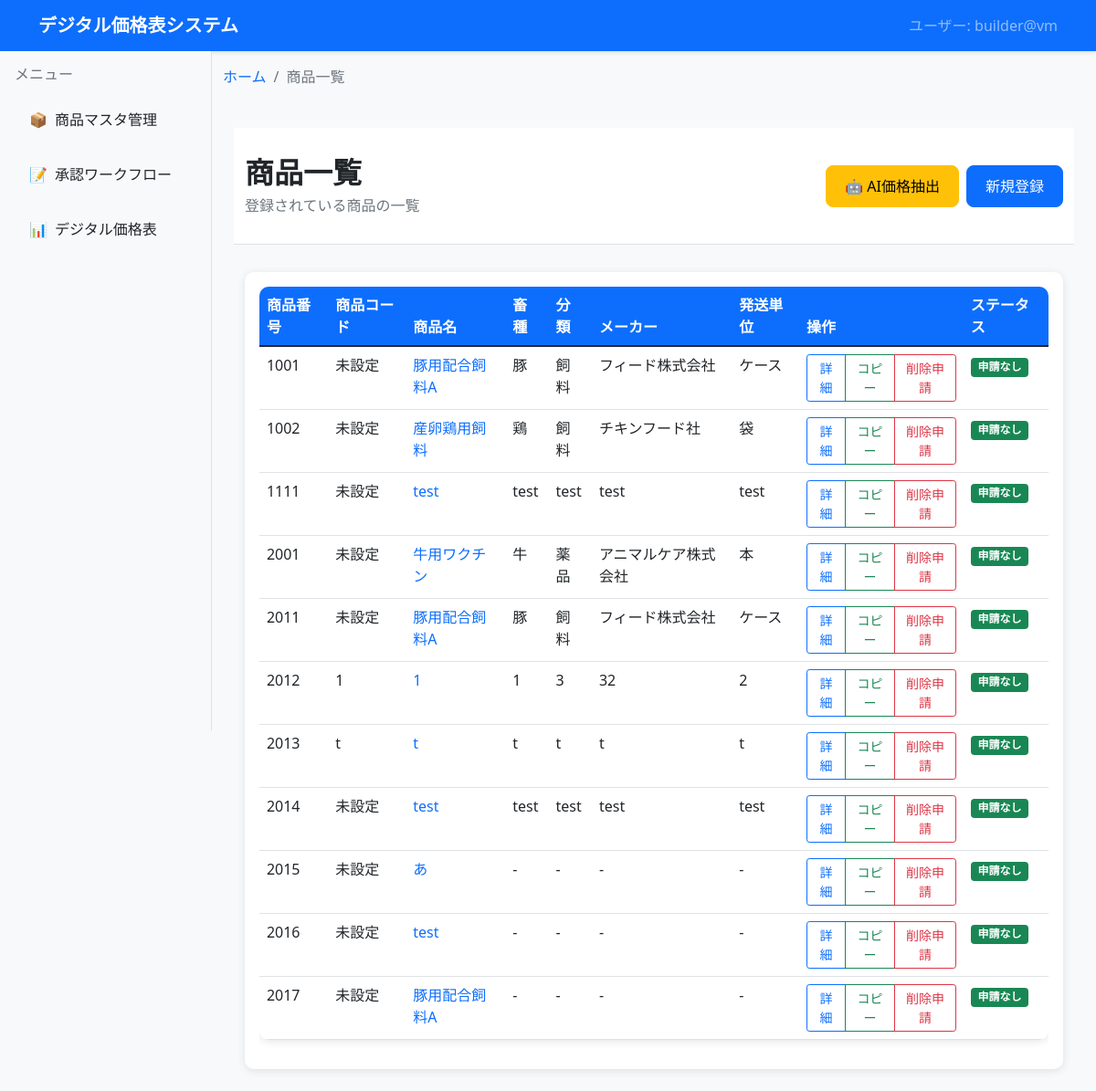
Before: /products/ with the older database file.
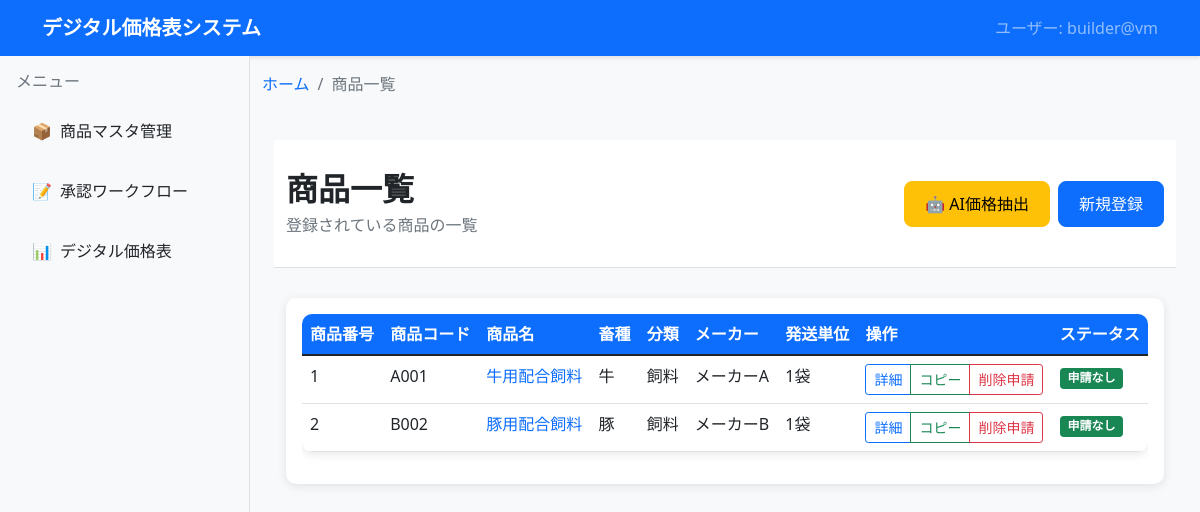
After: the same page with the newer database file.
### dashboard/products_master/models.py (models this page shows, shortened)
class Product(models.Model):
    product_number = models.IntegerField('商品番号', unique=True, null=True, blank=True, help_text='システム自動採番の商品番号')
    product_code = models.CharField('商品コード', max_length=50, blank=True, null=True, help_text='ユーザー管理用の商品コード')
    livestock_type = models.CharField('畜種', max_length=50, blank=True, null=True)
    category = models.CharField('分類', max_length=100, blank=True, null=True)
    manufacturer = models.CharField('メーカー', max_length=100, blank=True, null=True)
    product_name = models.CharField('商品名', max_length=200)
    model_number = models.CharField('型式', max_length=100, blank=True, null=True)
    specification = models.CharField('規格', max_length=100, blank=True, null=True)
    shipping_unit = models.CharField('発送単位', max_length=50, blank=True, null=True)
    shipping_fee = models.CharField('送料', max_length=100, blank=True, null=True)
    remarks = models.TextField('備考', blank=True, null=True)
    applicant = models.CharField('申請者', max_length=100, blank=True, null=True)
    status = models.CharField('ステータス', max_length=20, default='', choices=[('', '申請なし'), ('申請中', '申請中')])
    approver = models.CharField('承認者', max_length=100, blank=True, null=True)
    is_active = models.BooleanField('有効', default=True, help_text='無効にすると論理削除されます')
    deleted_at = models.DateTimeField('削除日時', null=True, blank=True)
    created_at = models.DateTimeField('作成日時', auto_now_add=True)
    updated_at = models.DateTimeField('更新日時', auto_now=True)
    objects = models.Manager()  # デフォルトマネージャー（全て）
    active_objects = ActiveProductManager()  # 有効な商品のみ
    class Meta:
        verbose_name = '商品マスタ'
        verbose_name_plural = '商品マスタ'
        ordering = ['product_number']

### dashboard/products_master/product_list/views.py (the view)
# urls.py: path('', list_views.product_list, name='product_list'),
def product_list(request):
    products = Product.active_objects.all().order_by('product_number')
    paginator = Paginator(products, 20)  # 20件ずつ表示
    page_number = request.GET.get('page')
    page_obj = paginator.get_page(page_number)
    context = {
        'current_user': get_current_user(),
        'page_obj': page_obj,
        'breadcrumbs': get_breadcrumbs('product_list')
    }
    return render(request, 'products_master/product_list.html', context)

### dashboard/products_master/models.py (called while the page is built)
    def get_queryset(self):
        return super().get_queryset().filter(is_active=True)

### digital_pricelist_system/utils.py (called while the page is built)
def get_current_user():
    try:
        username = getpass.getuser()
        hostname = socket.gethostname()
        return f"{username}@{hostname}"
    except Exception as e:
        print(f"ユーザ情報取得エラー: {e}")
        return "unknown@unknown"

### templates/products_master/product_list.html (shortened to what this page needs)
{% extends 'base.html' %}
{% block breadcrumb %}
    {% include 'components/breadcrumb.html' with breadcrumbs=breadcrumbs %}
{% endblock %}
{% block content %}
    {% url 'products_master:ai_extract' as ai_extract_url %}
    {% include 'components/page_header.html' with page_title="商品一覧" page_subtitle="登録されている商品の一覧" header_actions='<a href="'|add:ai_extract_url|add:'" class="btn btn-warning me-2">🤖 AI価格抽出</a><a href="/products/new/" class="btn btn-primary">新規登録</a>' %}
    <div class="container">
        <div class="card">
            <div class="card-body">
                {% if page_obj %}
                    <div class="table-responsive">
                        <table class="table table-hover">
                            <thead>
                                <tr>
                                    <th>商品番号</th>
                                    <th>商品コード</th>
                                    <th>商品名</th>
                                    <th>畜種</th>
                                    <th>分類</th>
                                    <th>メーカー</th>
                                    <th>発送単位</th>
                                    <th>操作</th>
                                    <th>ステータス</th>
                                </tr>
                            </thead>
                            <tbody>
                                {% for product in page_obj %}
                                    <tr>
                                        <td>{{ product.product_number }}</td>
                                        <td>{{ product.product_code|default:"未設定" }}</td>
                                        <td>
                                            <a href="{% url 'products_master:product_detail' product.pk %}" class="text-decoration-none">
                                                {{ product.product_name }}
                                            </a>
                                        </td>
                                        <td>{{ product.livestock_type|default:"-" }}</td>
                                        <td>{{ product.category|default:"-" }}</td>
                                        <td>{{ product.manufacturer|default:"-" }}</td>
                                        <td>{{ product.shipping_unit|default:"-" }}</td>
                                        <td>
                                            <div class="btn-group btn-group-sm">
                                                <a href="{% url 'products_master:product_detail' product.pk %}" class="btn btn-outline-primary">詳細</a>
                                                <a href="{% url 'products_master:product_copy' product.pk %}" class="btn btn-outline-success">コピー</a>
                                                <a href="{% url 'products_master:product_delete' product.pk %}" class="btn btn-outline-danger">削除申請</a>
                                            </div>
                                        </td>
                                        <td>
                                            {% if product.status and product.status != '' %}
                                                <span class="badge bg-warning">申請中</span>
                                            {% else %}
                                                <span class="badge bg-success">申請なし</span>
                                            {% endif %}
                                        </td>
                                    </tr>
                                {% endfor %}
                            </tbody>
                        </table>
                    </div>
                {% endif %}
            </div>
        </div>
    </div>
{% endblock %}

Changed rows visible on the page:
removed Product: product_number "1001", product_code "未設定", product_name "豚用配合飼料A", livestock_type "豚", category "飼料", manufacturer "フィード株式会社", shipping_unit "ケース", status "申請なし"
removed Product: product_number "1002", product_code "未設定", product_name "産卵鶏用飼料", livestock_type "鶏", category "飼料", manufacturer "チキンフード社", shipping_unit "袋", status "申請なし"
removed Product: product_number "1111", product_code "未設定", product_name "test", livestock_type "test", category "test", manufacturer "test", shipping_unit "test", status "申請なし"
removed Product: product_number "2001", product_code "未設定", product_name "牛用ワクチン", livestock_type "牛", category "薬品", manufacturer "アニマルケア株式会社", shipping_unit "本", status "申請なし"
removed Product: product_number "2011", product_code "未設定", product_name "豚用配合飼料A", livestock_type "豚", category "飼料", manufacturer "フィード株式会社", shipping_unit "ケース", status "申請なし"
removed Product: product_number "2012", product_code "1", product_name "1", livestock_type "1", category "3", manufacturer "32", shipping_unit "2", status "申請なし"
removed Product: product_number "2013", product_code "t", product_name "t", livestock_type "t", category "t", manufacturer "t", shipping_unit "t", status "申請なし"
removed Product: product_number "2014", product_code "未設定", product_name "test", livestock_type "test", category "test", manufacturer "test", shipping_unit "test", status "申請なし"
removed Product: product_number "2015", product_code "未設定", product_name "あ", livestock_type "-", category "-", manufacturer "-", shipping_unit "-", status "申請なし"
removed Product: product_number "2016", product_code "未設定", product_name "test", livestock_type "-", category "-", manufacturer "-", shipping_unit "-", status "申請なし"
removed Product: product_number "2017", product_code "未設定", product_name "豚用配合飼料A", livestock_type "-", category "-", manufacturer "-", shipping_unit "-", status "申請なし"
added Product: product_number "1", product_code "A001", product_name "牛用配合飼料", livestock_type "牛", category "飼料", manufacturer "メーカーA", shipping_unit "1袋", status "申請なし"
added Product: product_number "2", product_code "B002", product_name "豚用配合飼料", livestock_type "豚", category "飼料", manufacturer "メーカーB", shipping_unit "1袋", status "申請なし"
